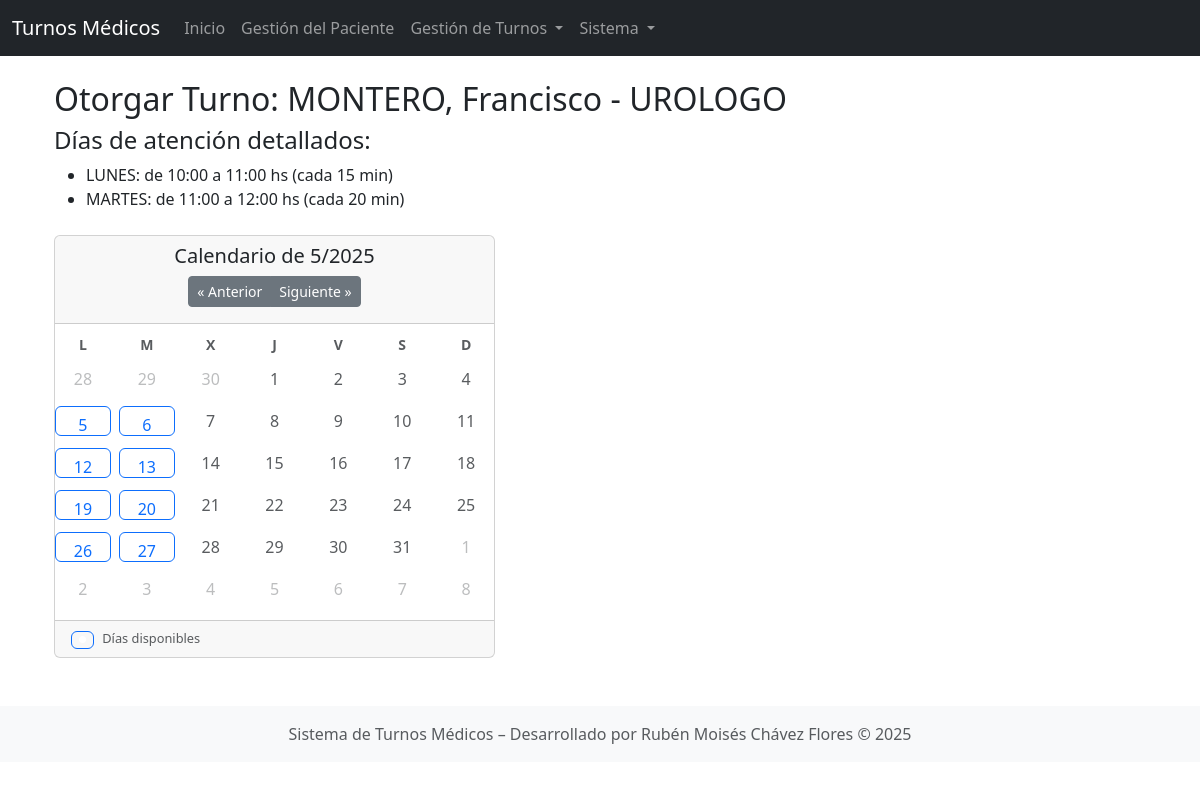
/otorgar_turno/2/?mes=5&anio=2025, run on the app's committed database.
### gestion/models.py (models this page shows, shortened)
class Medico(models.Model):
    nombre = models.CharField(max_length=100)
    apellido = models.CharField(max_length=100)
    especialidad = models.ForeignKey(Especialidad, on_delete=models.CASCADE)

class Especialidad(models.Model):
    nombre = models.CharField(max_length=100)

### gestion/views.py (the view, shortened to what this page needs)
# urls.py: path('otorgar_turno/<int:medico_id>/', views.otorgar_turno, name='otorgar_turno'),
def otorgar_turno(request, medico_id):
    medico = get_object_or_404(Medico, id=medico_id)
    hoy = timezone.now().date()
    mes = int(request.GET.get('mes', hoy.month))
    anio = int(request.GET.get('anio', hoy.year))
    fecha_str = request.GET.get('fecha')
    dni = request.GET.get('dni')
    fecha_seleccionada = None
    paciente = None
    if fecha_str:
        try:
            fecha_seleccionada = datetime.strptime(fecha_str, "%Y-%m-%d").date()
        except ValueError:
            fecha_seleccionada = None
    if dni:
        paciente = Paciente.objects.filter(dni=dni).first()
    dias_atencion = DiaAtencion.objects.filter(medico=medico)
    dias_mostrados = [
        {
            'dia': d.get_dia_display(),
            'numero_dia': int(d.dia),  # convertir a int para usar weekday()
            'horario_inicio': d.horario_inicio.strftime("%H:%M"),
            'horario_fin': d.horario_fin.strftime("%H:%M"),
            'intervalo': d.intervalo_minutos,
        }
        for d in dias_atencion
    ]
    primer_dia_mes = datetime(anio, mes, 1).date()
    _, dias_en_mes = monthrange(anio, mes)
    primer_lunes = primer_dia_mes - timedelta(days=primer_dia_mes.weekday())
    dias_no_laborables = set(
        DiaNoLaborable.objects.filter(medico=medico).values_list('fecha', flat=True)
    )
    calendario = []
    for i in range(42):  # 6 semanas x 7 días
        dia = primer_lunes + timedelta(days=i)
        es_del_mes = dia.month == mes
        atiende = dias_atencion.filter(dia=str(dia.weekday())).exists()
        es_no_laborable = dia in dias_no_laborables
        calendario.append({
            'fecha': dia,
            'es_del_mes': es_del_mes,
            'atiende': atiende,
            'es_no_laborable': es_no_laborable,
        })
    matriz_turnos = []
    contexto = {
        'medico': medico,
        'mes': mes,
        'anio': anio,
        'mes_anterior': (mes - 1) if mes > 1 else 12,
        'anio_anterior': (anio - 1) if mes == 1 else anio,
        'mes_siguiente': (mes + 1) if mes < 12 else 1,
        'anio_siguiente': (anio + 1) if mes == 12 else anio,
        'fecha_seleccionada': fecha_seleccionada,
        'calendario': calendario,
        'dias_mostrados': dias_mostrados,
        'matriz_turnos': matriz_turnos,
        'dni': dni,
        'paciente': paciente,
        'numero_dia_seleccionado': fecha_seleccionada.weekday() if fecha_seleccionada else None,
    }
    return render(request, 'gestion/otorgar_turno.html', contexto)

### gestion/templates/gestion/otorgar_turno.html (shortened to what this page needs)
{% extends 'gestion/base.html' %}
{% load static %}
{% block content %}
<div class="container-fluid">
  <h2>Otorgar Turno: {{ medico.apellido|upper }}, {{ medico.nombre|title }} - {{ medico.especialidad.nombre|upper }}</h2>
  {% if dias_mostrados %}
  <div class="mb-4">
    <h4>Días de atención detallados:</h4>
    <ul>
      {% for d in dias_mostrados %}
      <li>{{ d.dia }}: de {{ d.horario_inicio }} a {{ d.horario_fin }} hs (cada {{ d.intervalo }} min)</li>
      {% endfor %}
    </ul>
  </div>
  {% endif %}
  <div class="row">
    <div class="col-md-5 scale-40">
      <div class="card">
        <div class="card-header text-center">
          <h5>Calendario de {{ mes }}/{{ anio }}</h5>
          <div class="btn-group mb-2" role="group">
            <a href="?mes={{ mes_anterior }}&anio={{ anio_anterior }}{% if dni %}&dni={{ dni }}{% endif %}" class="btn btn-secondary btn-sm">« Anterior</a>
            <a href="?mes={{ mes_siguiente }}&anio={{ anio_siguiente }}{% if dni %}&dni={{ dni }}{% endif %}" class="btn btn-secondary btn-sm">Siguiente »</a>
          </div>
        </div>
        <div class="card-body p-2">
          <div class="row text-center mb-1">
            {% for d in "LMXJVSD" %}
            <div class="col"><small class="text-muted fw-bold">{{ d }}</small></div>
            {% endfor %}
          </div>
          {% for dia in calendario %}
          {% if forloop.counter0|divisibleby:7 %}<div class="row text-center mb-1">{% endif %}
            <div class="col p-1">
              {% if dia.es_del_mes %}
              {% if dia.es_no_laborable %}
              <div class="d-flex align-items-center justify-content-center bg-danger text-white rounded" style="height: 30px;" title="No laborable">{{ dia.fecha.day }}</div>
              {% elif dia.atiende %}
              <a href="?mes={{ mes }}&anio={{ anio }}&fecha={{ dia.fecha|date:'Y-m-d' }}{% if dni %}&dni={{ dni }}{% endif %}" class="btn btn-outline-primary w-100" style="height:30px;">{{ dia.fecha.day }}</a>
              {% else %}
              <div class="d-flex align-items-center justify-content-center text-muted" style="height:30px;">{{ dia.fecha.day }}</div>
              {% endif %}
              {% else %}
              <div class="d-flex align-items-center justify-content-center text-muted" style="height:30px;opacity:0.4;">{{ dia.fecha.day }}</div>
              {% endif %}
            </div>
          {% if forloop.counter|divisibleby:7 or forloop.last %}</div>{% endif %}
          {% endfor %}
        </div>
        <div class="card-footer text-muted" style="font-size: 0.8rem;">
          <span class="badge bg-outline-primary me-2" style="border:1px solid#0d6efd;">●</span>Días disponibles
        </div>
      </div>
    </div>
  </div>
</div>
{% endblock %}

### data on the page
Medico: apellido "MONTERO", nombre "Francisco", especialidad.nombre "UROLOGO"

### other printed values
{{ d.dia }} "LUNES" "MARTES"
{{ d.horario_inicio }} "10:00" "11:00"
{{ d.horario_fin }} "11:00" "12:00"
{{ d.intervalo }} "15" "20"
{{ mes }} "5"
{{ anio }} "2025"
{{ d }} "L" "M" "X" "J" "V" "S" "D"
{{ dia.fecha.day }} "28" "29" "30" "1" "2" "3" "4" "5" "6" "7" "8"
{{ dia.fecha.day }} "1" "2" "3" "4" "7" "8" "9" "10" "11" "14" "15" "16" "17" "18" "21" "22" "23" "24" "25" "28" "29" "30" "31"
{{ dia.fecha.day }} "5" "6" "12" "13" "19" "20" "26" "27"
